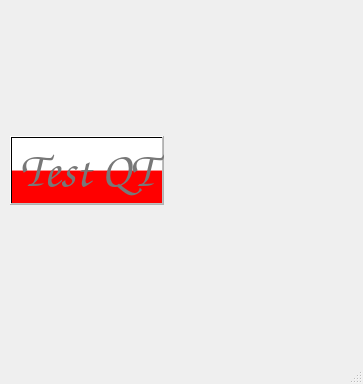
<?xml version="1.0" encoding="UTF-8"?>
<ui version="4.0">
 <class>MainWindow</class>
 <widget class="QMainWindow" name="MainWindow">
  <property name="geometry">
   <rect>
    <x>0</x>
    <y>0</y>
    <width>363</width>
    <height>384</height>
   </rect>
  </property>
  <property name="windowTitle">
   <string>MainWindow</string>
  </property>
  <widget class="QWidget" name="centralwidget">
   <widget class="QWidget" name="verticalLayoutWidget">
    <property name="geometry">
     <rect>
      <x>10</x>
      <y>0</y>
      <width>341</width>
      <height>341</height>
     </rect>
    </property>
    <layout class="QVBoxLayout" name="verticalLayout">
     <item>
      <widget class="QPushButton" name="push">
       <property name="enabled">
        <bool>false</bool>
       </property>
       <property name="sizePolicy">
        <sizepolicy hsizetype="Fixed" vsizetype="Fixed">
         <horstretch>0</horstretch>
         <verstretch>0</verstretch>
        </sizepolicy>
       </property>
       <property name="palette">
        <palette>
         <active>
          <colorrole role="WindowText">
           <brush brushstyle="SolidPattern">
            <color alpha="255">
             <red>255</red>
             <green>0</green>
             <blue>0</blue>
            </color>
           </brush>
          </colorrole>
          <colorrole role="Button">
           <brush brushstyle="LinearGradientPattern">
            <gradient startx="0.000000000000000" starty="0.000000000000000" endx="0.000000000000000" endy="1.000000000000000" type="LinearGradient" spread="PadSpread" coordinatemode="ObjectBoundingMode">
             <gradientstop position="0.000000000000000">
              <color alpha="255">
               <red>255</red>
               <green>255</green>
               <blue>255</blue>
              </color>
             </gradientstop>
             <gradientstop position="0.495000000000000">
              <color alpha="255">
               <red>255</red>
               <green>255</green>
               <blue>255</blue>
              </color>
             </gradientstop>
             <gradientstop position="0.505000000000000">
              <color alpha="255">
               <red>255</red>
               <green>0</green>
               <blue>0</blue>
              </color>
             </gradientstop>
             <gradientstop position="1.000000000000000">
              <color alpha="255">
               <red>255</red>
               <green>0</green>
               <blue>0</blue>
              </color>
             </gradientstop>
            </gradient>
           </brush>
          </colorrole>
          <colorrole role="ButtonText">
           <brush brushstyle="SolidPattern">
            <color alpha="255">
             <red>255</red>
             <green>0</green>
             <blue>0</blue>
            </color>
           </brush>
          </colorrole>
          <colorrole role="Base">
           <brush brushstyle="LinearGradientPattern">
            <gradient startx="0.000000000000000" starty="0.000000000000000" endx="0.000000000000000" endy="1.000000000000000" type="LinearGradient" spread="PadSpread" coordinatemode="ObjectBoundingMode">
             <gradientstop position="0.000000000000000">
              <color alpha="255">
               <red>255</red>
               <green>255</green>
               <blue>255</blue>
              </color>
             </gradientstop>
             <gradientstop position="0.495000000000000">
              <color alpha="255">
               <red>255</red>
               <green>255</green>
               <blue>255</blue>
              </color>
             </gradientstop>
             <gradientstop position="0.505000000000000">
              <color alpha="255">
               <red>255</red>
               <green>0</green>
               <blue>0</blue>
              </color>
             </gradientstop>
             <gradientstop position="1.000000000000000">
              <color alpha="255">
               <red>255</red>
               <green>0</green>
               <blue>0</blue>
              </color>
             </gradientstop>
            </gradient>
           </brush>
          </colorrole>
          <colorrole role="Window">
           <brush brushstyle="LinearGradientPattern">
            <gradient startx="0.000000000000000" starty="0.000000000000000" endx="0.000000000000000" endy="1.000000000000000" type="LinearGradient" spread="PadSpread" coordinatemode="ObjectBoundingMode">
             <gradientstop position="0.000000000000000">
              <color alpha="255">
               <red>255</red>
               <green>255</green>
               <blue>255</blue>
              </color>
             </gradientstop>
             <gradientstop position="0.495000000000000">
              <color alpha="255">
               <red>255</red>
               <green>255</green>
               <blue>255</blue>
              </color>
             </gradientstop>
             <gradientstop position="0.505000000000000">
              <color alpha="255">
               <red>255</red>
               <green>0</green>
               <blue>0</blue>
              </color>
             </gradientstop>
             <gradientstop position="1.000000000000000">
              <color alpha="255">
               <red>255</red>
               <green>0</green>
               <blue>0</blue>
              </color>
             </gradientstop>
            </gradient>
           </brush>
          </colorrole>
         </active>
         <inactive>
          <colorrole role="WindowText">
           <brush brushstyle="SolidPattern">
            <color alpha="255">
             <red>255</red>
             <green>0</green>
             <blue>0</blue>
            </color>
           </brush>
          </colorrole>
          <colorrole role="Button">
           <brush brushstyle="LinearGradientPattern">
            <gradient startx="0.000000000000000" starty="0.000000000000000" endx="0.000000000000000" endy="1.000000000000000" type="LinearGradient" spread="PadSpread" coordinatemode="ObjectBoundingMode">
             <gradientstop position="0.000000000000000">
              <color alpha="255">
               <red>255</red>
               <green>255</green>
               <blue>255</blue>
              </color>
             </gradientstop>
             <gradientstop position="0.495000000000000">
              <color alpha="255">
               <red>255</red>
               <green>255</green>
               <blue>255</blue>
              </color>
             </gradientstop>
             <gradientstop position="0.505000000000000">
              <color alpha="255">
               <red>255</red>
               <green>0</green>
               <blue>0</blue>
              </color>
             </gradientstop>
             <gradientstop position="1.000000000000000">
              <color alpha="255">
               <red>255</red>
               <green>0</green>
               <blue>0</blue>
              </color>
             </gradientstop>
            </gradient>
           </brush>
          </colorrole>
          <colorrole role="ButtonText">
           <brush brushstyle="SolidPattern">
            <color alpha="255">
             <red>255</red>
             <green>0</green>
             <blue>0</blue>
            </color>
           </brush>
          </colorrole>
          <colorrole role="Base">
           <brush brushstyle="LinearGradientPattern">
            <gradient startx="0.000000000000000" starty="0.000000000000000" endx="0.000000000000000" endy="1.000000000000000" type="LinearGradient" spread="PadSpread" coordinatemode="ObjectBoundingMode">
             <gradientstop position="0.000000000000000">
              <color alpha="255">
               <red>255</red>
               <green>255</green>
               <blue>255</blue>
              </color>
             </gradientstop>
             <gradientstop position="0.495000000000000">
              <color alpha="255">
               <red>255</red>
               <green>255</green>
               <blue>255</blue>
              </color>
             </gradientstop>
             <gradientstop position="0.505000000000000">
              <color alpha="255">
               <red>255</red>
               <green>0</green>
               <blue>0</blue>
              </color>
             </gradientstop>
             <gradientstop position="1.000000000000000">
              <color alpha="255">
               <red>255</red>
               <green>0</green>
               <blue>0</blue>
              </color>
             </gradientstop>
            </gradient>
           </brush>
          </colorrole>
          <colorrole role="Window">
           <brush brushstyle="LinearGradientPattern">
            <gradient startx="0.000000000000000" starty="0.000000000000000" endx="0.000000000000000" endy="1.000000000000000" type="LinearGradient" spread="PadSpread" coordinatemode="ObjectBoundingMode">
             <gradientstop position="0.000000000000000">
              <color alpha="255">
               <red>255</red>
               <green>255</green>
               <blue>255</blue>
              </color>
             </gradientstop>
             <gradientstop position="0.495000000000000">
              <color alpha="255">
               <red>255</red>
               <green>255</green>
               <blue>255</blue>
              </color>
             </gradientstop>
             <gradientstop position="0.505000000000000">
              <color alpha="255">
               <red>255</red>
               <green>0</green>
               <blue>0</blue>
              </color>
             </gradientstop>
             <gradientstop position="1.000000000000000">
              <color alpha="255">
               <red>255</red>
               <green>0</green>
               <blue>0</blue>
              </color>
             </gradientstop>
            </gradient>
           </brush>
          </colorrole>
         </inactive>
         <disabled>
          <colorrole role="WindowText">
           <brush brushstyle="SolidPattern">
            <color alpha="255">
             <red>120</red>
             <green>120</green>
             <blue>120</blue>
            </color>
           </brush>
          </colorrole>
          <colorrole role="Button">
           <brush brushstyle="LinearGradientPattern">
            <gradient startx="0.000000000000000" starty="0.000000000000000" endx="0.000000000000000" endy="1.000000000000000" type="LinearGradient" spread="PadSpread" coordinatemode="ObjectBoundingMode">
             <gradientstop position="0.000000000000000">
              <color alpha="255">
               <red>255</red>
               <green>255</green>
               <blue>255</blue>
              </color>
             </gradientstop>
             <gradientstop position="0.495000000000000">
              <color alpha="255">
               <red>255</red>
               <green>255</green>
               <blue>255</blue>
              </color>
             </gradientstop>
             <gradientstop position="0.505000000000000">
              <color alpha="255">
               <red>255</red>
               <green>0</green>
               <blue>0</blue>
              </color>
             </gradientstop>
             <gradientstop position="1.000000000000000">
              <color alpha="255">
               <red>255</red>
               <green>0</green>
               <blue>0</blue>
              </color>
             </gradientstop>
            </gradient>
           </brush>
          </colorrole>
          <colorrole role="ButtonText">
           <brush brushstyle="SolidPattern">
            <color alpha="255">
             <red>120</red>
             <green>120</green>
             <blue>120</blue>
            </color>
           </brush>
          </colorrole>
          <colorrole role="Base">
           <brush brushstyle="LinearGradientPattern">
            <gradient startx="0.000000000000000" starty="0.000000000000000" endx="0.000000000000000" endy="1.000000000000000" type="LinearGradient" spread="PadSpread" coordinatemode="ObjectBoundingMode">
             <gradientstop position="0.000000000000000">
              <color alpha="255">
               <red>255</red>
               <green>255</green>
               <blue>255</blue>
              </color>
             </gradientstop>
             <gradientstop position="0.495000000000000">
              <color alpha="255">
               <red>255</red>
               <green>255</green>
               <blue>255</blue>
              </color>
             </gradientstop>
             <gradientstop position="0.505000000000000">
              <color alpha="255">
               <red>255</red>
               <green>0</green>
               <blue>0</blue>
              </color>
             </gradientstop>
             <gradientstop position="1.000000000000000">
              <color alpha="255">
               <red>255</red>
               <green>0</green>
               <blue>0</blue>
              </color>
             </gradientstop>
            </gradient>
           </brush>
          </colorrole>
          <colorrole role="Window">
           <brush brushstyle="LinearGradientPattern">
            <gradient startx="0.000000000000000" starty="0.000000000000000" endx="0.000000000000000" endy="1.000000000000000" type="LinearGradient" spread="PadSpread" coordinatemode="ObjectBoundingMode">
             <gradientstop position="0.000000000000000">
              <color alpha="255">
               <red>255</red>
               <green>255</green>
               <blue>255</blue>
              </color>
             </gradientstop>
             <gradientstop position="0.495000000000000">
              <color alpha="255">
               <red>255</red>
               <green>255</green>
               <blue>255</blue>
              </color>
             </gradientstop>
             <gradientstop position="0.505000000000000">
              <color alpha="255">
               <red>255</red>
               <green>0</green>
               <blue>0</blue>
              </color>
             </gradientstop>
             <gradientstop position="1.000000000000000">
              <color alpha="255">
               <red>255</red>
               <green>0</green>
               <blue>0</blue>
              </color>
             </gradientstop>
            </gradient>
           </brush>
          </colorrole>
         </disabled>
        </palette>
       </property>
       <property name="font">
        <font>
         <family>Comic Sans MS</family>
         <pointsize>36</pointsize>
         <weight>75</weight>
         <italic>true</italic>
         <bold>true</bold>
        </font>
       </property>
       <property name="cursor">
        <cursorShape>WaitCursor</cursorShape>
       </property>
       <property name="styleSheet">
        <string notr="true">background-color:qlineargradient(spread:pad, x1:0, y1:0, x2:0, y2:1, stop:0 rgba(255, 255, 255, 255), stop:0.495 rgba(255, 255, 255, 255), stop:0.505 rgba(255, 0, 0, 255), stop:1 rgba(255, 0, 0, 255))</string>
       </property>
       <property name="text">
        <string>Test QT</string>
       </property>
       <property name="flat">
        <bool>false</bool>
       </property>
      </widget>
     </item>
    </layout>
   </widget>
  </widget>
  <widget class="QMenuBar" name="menubar">
   <property name="geometry">
    <rect>
     <x>0</x>
     <y>0</y>
     <width>363</width>
     <height>18</height>
    </rect>
   </property>
   <property name="defaultUp">
    <bool>false</bool>
   </property>
   <property name="nativeMenuBar">
    <bool>true</bool>
   </property>
  </widget>
  <widget class="QStatusBar" name="statusbar">
   <property name="sizeGripEnabled">
    <bool>true</bool>
   </property>
  </widget>
 </widget>
 <resources/>
 <connections>
  <connection>
   <sender>push</sender>
   <signal>clicked()</signal>
   <receiver>push</receiver>
   <slot>hide()</slot>
   <hints>
    <hint type="sourcelabel">
     <x>91</x>
     <y>188</y>
    </hint>
    <hint type="destinationlabel">
     <x>91</x>
     <y>188</y>
    </hint>
   </hints>
  </connection>
 </connections>
</ui>
